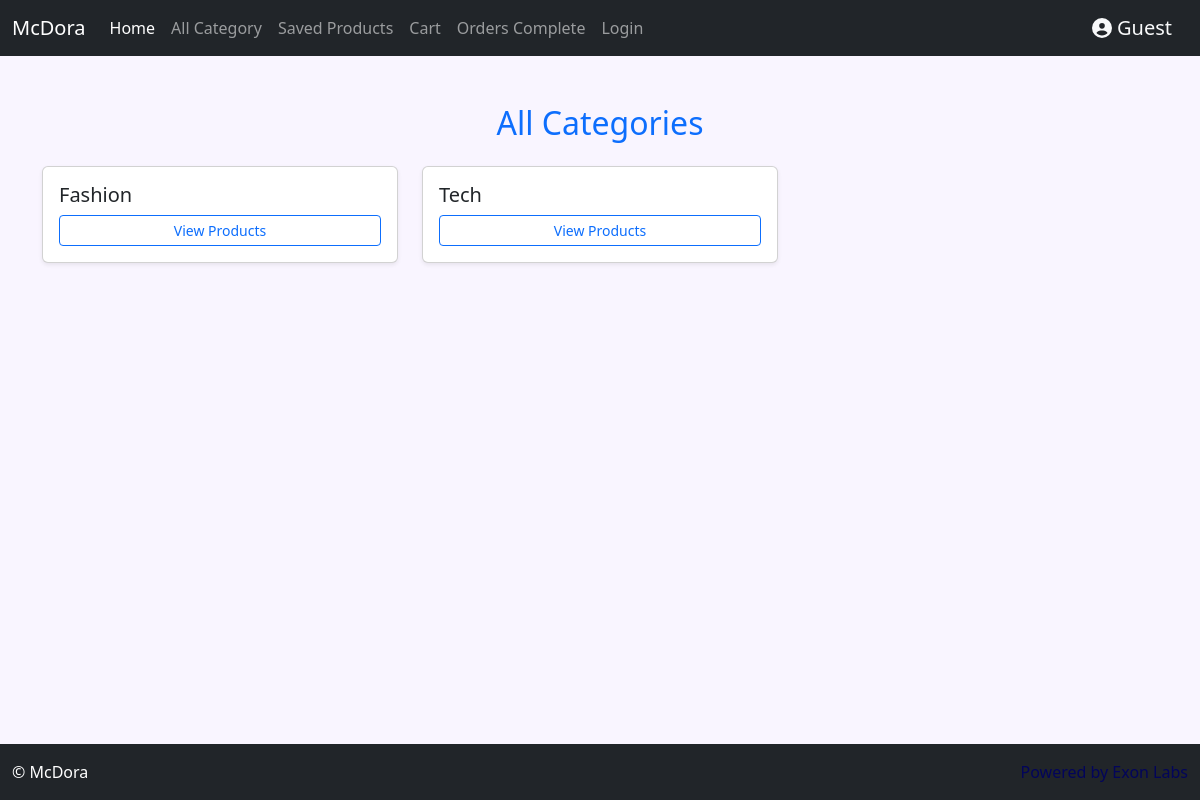
The app's page /all_category/, older data.
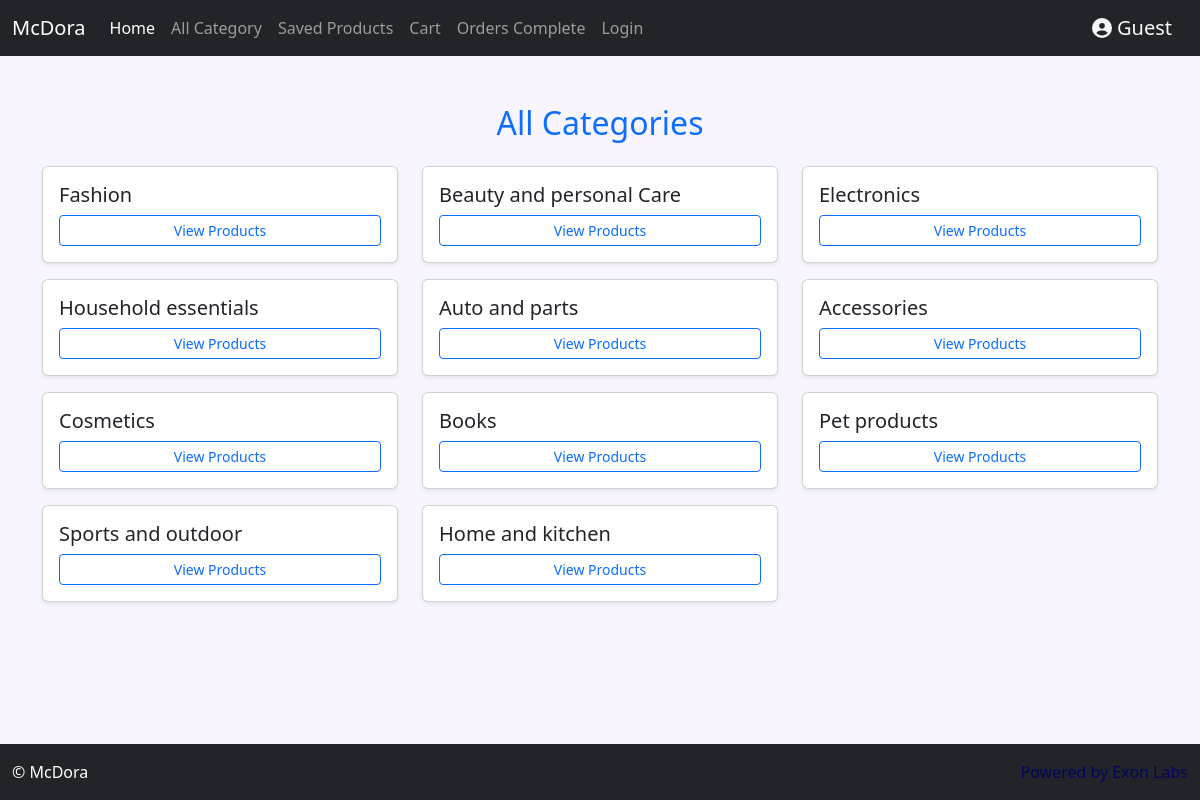
The same page, newer data.
### store/models.py (models this page shows, shortened)
class Category(models.Model):
    name = models.CharField(max_length=100, null=True)
    date_created = models.DateTimeField(auto_now_add=True, null=True)

### store/views.py (the view)
# urls.py: path('all_category/', views.all_category, name='all_category'),
def all_category(request):
    categories = Category.objects.all()
    context = {'categories': categories}
    return render(request, 'all_category.html', context)

### store/templates/all_category.html (shortened to what this page needs)
{% extends 'base.html' %}
{% block content %}
<div class="container mt-5">
    <h2 class="text-center text-primary mb-4">All Categories</h2>
    <div class="row">
        {% for category in categories %}
            <div class="col-md-4 mb-3">
                <div class="card shadow-sm p-3">
                    <h5 class="card-title">{{ category.name }}</h5>
                    <a href="{% url 'category_detail' id=category.id %}" class="btn btn-outline-primary btn-sm">View Products</a>
                </div>
            </div>
        {% empty %}
            <p class="text-muted text-center">No categories found.</p>
        {% endfor %}
    </div>
</div>
{% endblock %}

### store/templates/base.html (shortened to what this page needs)
{% load static%}
{% load widget_tweaks %}
<!doctype html>
<link rel="stylesheet" type="text/css" href="{%  static '/css/sweetalert2.min.css' %}">
<link rel="stylesheet" type="text/css" href="{% static '/css/bootstrap.min.css' %}">
<link rel="stylesheet" type="text/css" href="{% static '/css/all.min.css' %}">
<html lang="en">
  <head>
  </head>
  <body style="background-color: #F9F5FF;">
    <nav class="navbar navbar-expand-lg navbar-dark bg-dark">
  <div class="container-fluid">
    <a class="navbar-brand" href="{% url 'home' %}">McDora</a>
    <div class="collapse navbar-collapse" id="navbarSupportedContent">
      <ul class="navbar-nav me-auto mb-2 mb-lg-0">
        <li class="nav-item">
          <a class="nav-link active" aria-current="page" href="{% url 'home' %}">Home</a>
        </li>
        <li class="nav-item">
          <a class="nav-link" href="{% url 'all_category' %}">All Category</a>
        </li>
        {% if  request.user.is_superuser  %}
        <li class="nav-item">
          <a class="nav-link" href="{% url 'all_customer' %}">Customers</a>
        </li>
        <li class="nav-item">
          <a class="nav-link" href="{% url 'orders' %}">Orders</a>
        </li>
        {% else %}
        <li class="nav-item">
          <a class="nav-link" href="{% url 'saved_products' %}">Saved Products</a>
        </li>
        <li class="nav-item">
          <a class="nav-link" href="{% url 'cart' %}">Cart</a>
        </li>
        <li class="nav-item">
          <a class="nav-link" href="{% url 'orders_complete' %}">Orders Complete</a>
        {% endif %}
        {% if user.is_authenticated %}
        <li class="nav-item">
          <a class="nav-link" href="{% url 'logout' %}">Logout</a>
        </li>
        {% else %}
        <li class="nav-item">
          <a class="nav-link" href="{% url 'login' %}">Login</a>
        </li>
        {% endif %}
      </ul>
  {% if user.is_authenticated and customer %}
  <a class="navbar-brand text-light font-weight-bold" href="{% url 'customer_detail' id=customer.id %}">
    <i class="fas fa-user-circle"></i> {{ user.username }}
  </a>
  {% elif user.is_authenticated%}
  <a class="navbar-brand text-light font-weight-bold" href="{% url 'account_detail'%}">
    <i class="fas fa-user-circle"></i> {{ user.username }}
  </a>
{% else %}
  <a class="navbar-brand text-light font-weight-bold" href="{% url 'login' %}">
    <i class="fas fa-user-circle"></i> Guest
  </a>
{% endif %}
    </div>
  </div>
</nav>
    {% block content %}
    {% endblock %}
  </body>
<footer class="footer fixed-bottom py-3 bg-dark text-white">
  <div class="container-fluid">
    <div class="row">
      <div class="col-md-6 text-md-start">
        <p class="mb-0">&copy; {{ currentYear }} McDora</p>
      </div>
      <div class="col-md-6 text-md-end">
        <p class="mb-0" style="color: #03055B;">Powered by Exon Labs</p>
      </div>
    </div>
  </div>
</footer>
</html>

Row changes from the older to the newer data that the page shows:
removed Category: name "Tech"
added Category: name "Beauty and personal Care"
added Category: name "Electronics"
added Category: name "Household essentials"
added Category: name "Auto and parts"
added Category: name "Accessories"
added Category: name "Cosmetics"
added Category: name "Books"
added Category: name "Pet products"
added Category: name "Sports and outdoor"
added Category: name "Home and kitchen"
